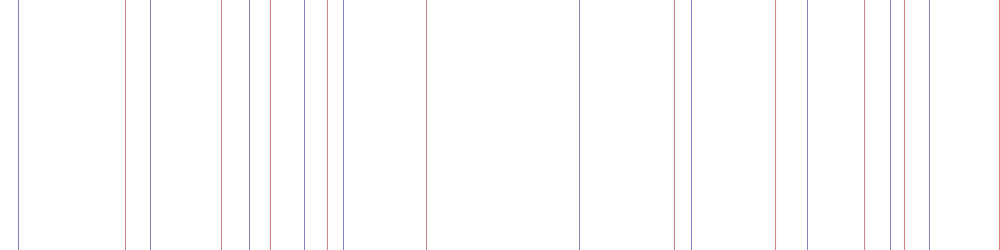
#> input picture segementation/ver.jpg, 2000 x 500 px (shown at 1/2 size)
$ python detect.py ../segementation/ver.jpg
#> lines starting #> are read from the running program, lines starting #| are printed output that depends on the picture
#!/usr/bin/python3
import sys
from PIL import Image
import os

#open all neccessary files
if len(sys.argv)!=2:
    print('Usage: ./detect.py imageName')
    sys.exit()
im = Image.open(sys.argv[1])
#> im is the input picture: PIL image 2000x500 RGB; mean R, G, B 253, 252.3, 252.7

def convTo28x28(img):
    width,height = img.size
    final = Image.new('L',(28,28),255)
    #if image is big convert to small enough image
    factor = 1
    if width>height:
        if width > 24:
            factor = 24/width
        newWidth = int(round(factor*width,0))
        newHeight = int(round(factor*height,0))
    elif height>=width:
        if height > 24:
            factor = 24/height
        newWidth = int(round(factor*width,0))
        newHeight = int(round(factor*height,0))
    smallIm = img.resize((newWidth,newHeight))
    #find center wrt image
    centerX = int(round(14 - (newWidth/2),0)+1)
    centerY = int(round(14 - (newHeight/2),0))
    #paste cropped image (28x) or (x28) on white 28x28 image at it's center
    final.paste(smallIm,(centerX,centerY))
    return final

#scan a single line, returns its sentence structure and appends image arrays to out
def scanLine(i,out,num):

    #set up gray,hor,ver images
    im = Image.open(i)
    gray = im.convert("L")
    ver = Image.new('RGB',im.size,(255,255,255))

    #create vertical boxes(filled,red) around words in ver.jpg
    vcheck = [0 for i in range(im.size[0])]
    for i in range(im.size[0]):
        for j in range(im.size[1]):
            if gray.getpixel((i,j))<225:
                if vcheck[i]==0:
                    vcheck[i]=1
                    for k in range(im.size[1]):
                        ver.putpixel( (i,k) , (255,0,0) )

    #create boundaries(black) in ver.jpg
    vbound = [0 for i in range(im.size[0])]
    mid = ver.size[1]/2
    for i in range(1,im.size[0]-1):
        if (ver.getpixel((i-1,mid))==(255,0,0) and ver.getpixel((i,mid))==(255,0,0) and ver.getpixel((i+1,mid))==(255,255,255)):
            vbound[i] = 1
        if (ver.getpixel((i-1,mid))==(255,255,255) and ver.getpixel((i,mid))==(255,0,0) and ver.getpixel((i+1,mid))==(255,0,0)):
            vbound[i] = 2
    #border cases
    #case 1 - touching left edge
    if ver.getpixel((0,mid))==(255,0,0):
        vbound[0]=2
    #case 2 - touching right edge
    if ver.getpixel((im.size[0]-1,mid))==(255,0,0):
        vbound[im.size[0]-1]=1
    #make changes to ver
    for i in range(im.size[0]):
        if vbound[i]==0:
            for j in range(im.size[1]):
                ver.putpixel( (i,j) , (255,255,255) )
        if vbound[i]==1:
            for j in range(im.size[1]):
                ver.putpixel( (i,j) , (255,0,0) )
        if vbound[i]==2:
            for j in range(im.size[1]):
                ver.putpixel( (i,j) , (0,0,255) )

    #create lists to identify start and end of words
    start = []
    end = []
    for i in range(len(vbound)):
        if vbound[i]==1:
            end.append(i)
        if vbound[i]==2:
            start.append(i)
    del vbound
    if len(start)!=len(end):
        print('incorrect border cases (start,end)')
        ver.show()
        sys.exit()

    #count number of words
    words = len(start)
    #make array to store space distances
    sdist=[]
    fstart = False
    fend = False
    #border case-1: touching left edge
    if start[0]!=0:
        sdist.append(start[0])
        fstart = True
    #general case
    for i in range(len(start)-1):
        sdist.append(start[i+1] - end[i])
    #border case-2: touching right edge
    if end[-1]!=im.size[0]-1:
        sdist.append(im.size[0]-1 - end[-1])
        fend = True

    #make array to store difference between consecutive spaces
    sdiff=[]
    ssort = sorted(sdist,reverse=True)
    for i in range(len(ssort)-1):
        sdiff.append(ssort[i] - ssort[i+1])
    #find wall(index) for max space difference
    m = max(sdiff)
    for i in range(len(ssort)-1):
        if ssort[i]-ssort[i+1]==m:
            wall = i+1
            break
    #count number of spaces through wall
    spaces = 0
    spPos=[]
    for i in range(len(sdist)):
        if sdist[i] > ssort[wall]:
            spaces+=1

    #disregerding cases where 0 spaces should be found
    av1 = sum( [ssort[i] for i in range(wall)] ) / wall
    av2 = sum( [ssort[i] for i in range(wall,len(ssort))] ) / (len(ssort)-wall)
    av3 = sum(ssort)/len(ssort)
    if av1 - av3 < 0.75*av3:
        spaces = 0

    #sentence formation
    sentence = []
    if spaces == 0:
        for i in range(len(start)):
            sentence.append(None)
    else:
        struct = []
        for i in range(len(sdist)):
            struct.append('w')
            struct.append(sdist[i])
        struct.append('w')
        if fstart == True:
            del struct[0]
        if fend == True:
            del struct[-1]
        for i in range(len(struct)):
            if struct[i]=='w':
                sentence.append(None)
            else:
                if struct[i] > ssort[wall]:
                    sentence.append(' ')

    #find horizontal lines per word
    up=[]
    down=[]
    for i in range(len(start)):
        flagUp = False
        flagDown = False
        for k in range(im.size[1]):
            for j in range(start[i],end[i]+1):
                if gray.getpixel((j,k)) <= 225:
                    flagUp = k
                if flagUp!=False:
                    break
            if flagUp!=False:
                break
        for k in reversed(range(im.size[1])):
            for j in range(start[i],end[i]+1):
                if gray.getpixel((j,k)) <= 225:
                    flagDown = k
                if flagDown!=False:
                    break
            if flagDown!=False:
                break
        up.append(flagUp)
        down.append(flagDown)

    #error checking
    if len(up)!=len(down):
        print('border error (up,dow)')
        sys.exit()
    if len(up)!=len(start):
        print('border error (up,start)')
        sys.exit()

    #add horizontal and vertical bars to gray.jpg
    #horizontal
    for i in range(len(up)):
        for k in range(start[i],end[i]):
            gray.putpixel((k,up[i]),0)
            gray.putpixel((k,down[i]),0)
    #vertical
    for i in range(len(start)):
        for k in range(up[i],down[i]):
            gray.putpixel((start[i],k),0)
            gray.putpixel((end[i],k),0)

    inp = []

    #add cropped images to crop
    for i in range(len(start)):
        #add temporary images
        temp = gray.crop((start[i],up[i],end[i]+1,down[i]+1))
        #add final images + create input array
        new = convTo28x28(temp)
        #create and add input
        inp.append([])
        for j in range(28):
            for k in range(28):
                inp[i].append(new.getpixel((k,j)))
        '''
        for j in range(28):
            for k in range(28):
                if new.getpixel((k,j))>=150/255:
                    print(' ',end='')
                else:
                    print('0',end='')
            print('')
        '''

    #save for viewing and debugging
    #name = 'final_' + str(num) + '_' + sys.argv[1]
    #gray.save(name)

    #input file
    for i in range(len(inp)):
        for j in range(len(inp[i])):
            out.write(str(inp[i][j])+' ')
        out.write('\n')
    return sentence

##-- MAIN --##

#open all neccessary files
im = Image.open(sys.argv[1])
g = im.convert("L")
hor = Image.new('RGB',im.size,(255,255,255))
#> hor: PIL image 2000x500 RGB; every value is 255

#detect rotation in image
#TODO

#create red blocks (red,horizontal)
for i in range(g.size[1]):
    check = False
    for j in range(g.size[0]):
        if g.getpixel((j,i)) < 225:
            check = True
            break
    if check == True:
        for k in range(g.size[0]):
            hor.putpixel((k,i),(255,0,0))
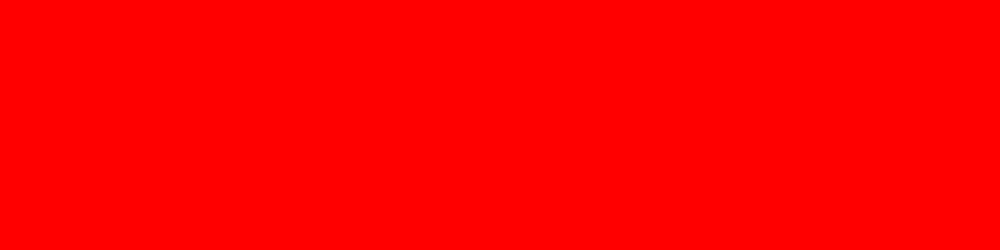
#> hor: PIL image 2000x500 RGB (shown at 1/2 size); mean R, G, B 255, 0, 0

#create boundaries(red) in hor.jpg
hbound = [0 for i in range(im.size[1])]
#> hbound = 500 values from 0 to 0
mid = hor.size[0]/2
#> mid = 1000
for i in range(1,im.size[1]-1):
    if hor.getpixel((mid,i-1))==(255,0,0) and hor.getpixel((mid,i))==(255,0,0) and hor.getpixel((mid,i+1))==(255,255,255):
        hbound[i] = 1
    if hor.getpixel((mid,i-1))==(255,255,255) and hor.getpixel((mid,i))==(255,0,0) and hor.getpixel((mid,i+1))==(255,0,0):
        hbound[i] = 2

#border cases
#case 1 - touching top edge
if hor.getpixel((mid,0))==(255,0,0):
    hbound[0] = 2
#case 2 - touching bottom edge
if hor.getpixel((mid,im.size[1]-1))==(255,0,0):
    hbound[im.size[1]-1] = 1

#make changes to hor
for i in range(im.size[1]):
    if hbound[i]==0:
        for j in range(im.size[0]):
            hor.putpixel( (j,i) , (255,255,255) )
    if hbound[i]==1:
        for j in range(im.size[0]):
            hor.putpixel( (j,i) , (255,0,0) )
    if hbound[i]==2:
        for j in range(im.size[0]):
            hor.putpixel( (j,i) , (0,0,255) )
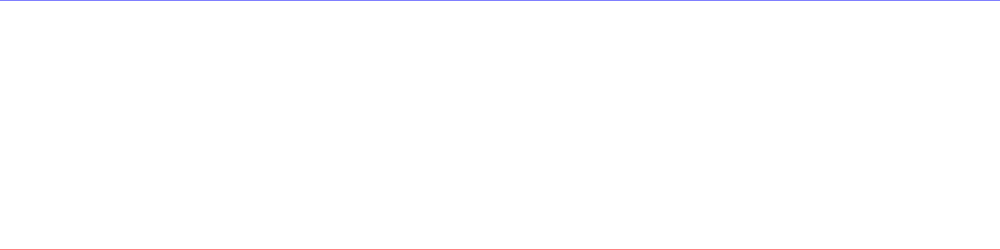
#> hor: PIL image 2000x500 RGB (shown at 1/2 size); mean R, G, B 254.5, 254, 254.5

#create lists to identify start and end of words
top = []
bottom = []
for i in range(len(hbound)):
    if hbound[i]==1:
        bottom.append(i)
    if hbound[i]==2:
        top.append(i)
#> after the loop, bottom = [499]; top = [0]
del hbound

if len(top)!=len(bottom):
    print('incorrect border cases(lines) (start,end)')
    hor.show()
    sys.exit()

numLines = len(top)
#> numLines = 1

'''
#add a directory with name of image and change to it
name = sys.argv[1].rstrip('.jpg') + '_temp'
path = os.getcwd()
newPath = path + '/' + name
if not os.path.exists(newPath):
    os.makedirs(newPath)
os.chdir(newPath)
'''

#open files to write text
out = open('t.txt','a')
out1 = open('s.txt','a')

#store final images
for i in range(len(top)):
    im_temp = im.crop((0,top[i],im.size[0],bottom[i]))
    nm = str(i) + '.jpg'
    im_temp.save(nm)
#> this loop made 1 pass
#> nm on pass 1: '0.jpg'

#store individual letters along with sentence
sentence = []
for i in range(len(top)):
    nm = str(i) + '.jpg'
    sentence.append(scanLine(nm,out,i))
#> in scanLine, `ver = Image.new('RGB',im.size,(255,255,255))`: ver: PIL image 2000x499 RGB; every value is 255
#> after the loop in scanLine, `for i in range(im.size[0]):`:
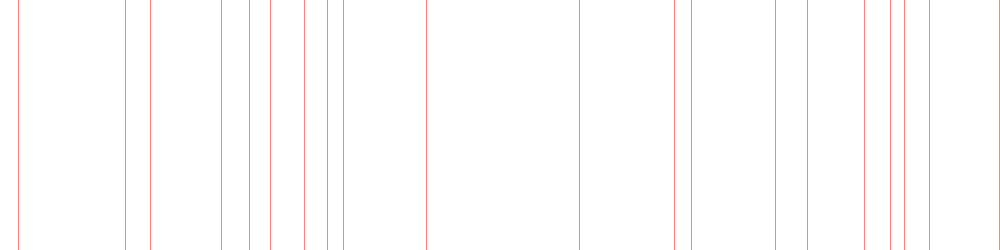
#> ver: PIL image 2000x499 RGB (shown at 1/2 size); mean R, G, B 255, 252.4, 252.4
#> after the loop in scanLine, `for i in range(im.size[0]):`: vcheck = 2000 values, max 1 at index 36, min 0 at index 0, mean 0.01
#> after the loop in scanLine, `for i in range(len(vbound)):`: end = [1999]; start = []
#> (the program exits here)

$ run again, with segementation/deskew.jpg copied over segementation/ver.jpg
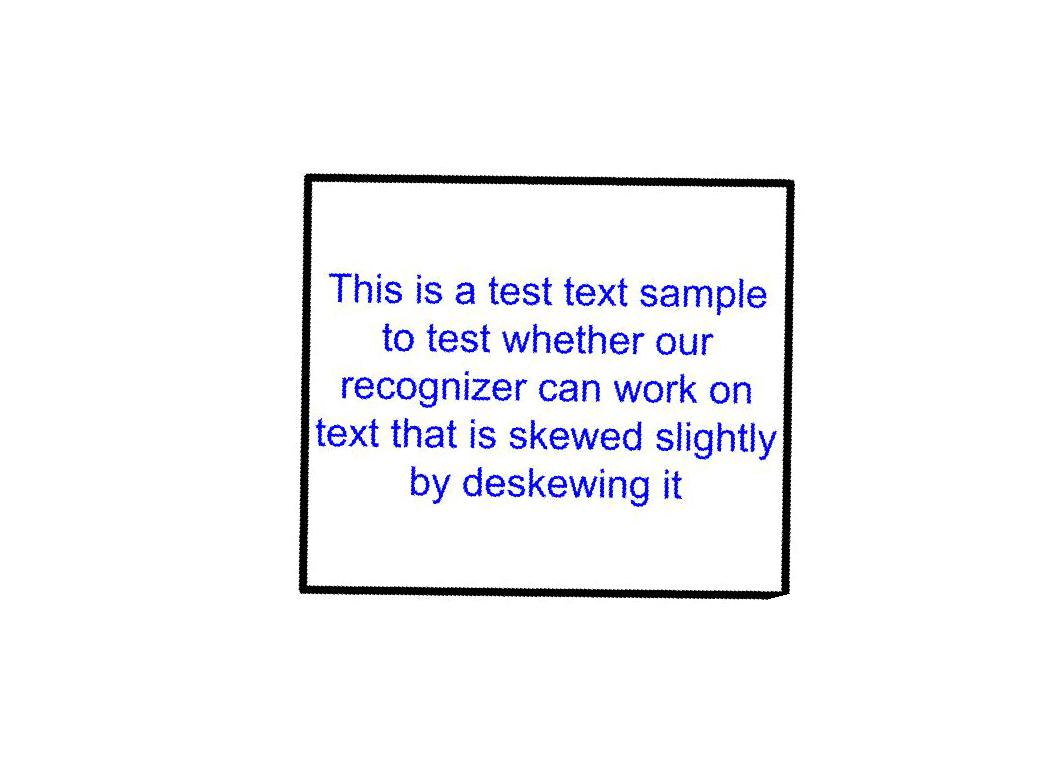
#> input picture segementation/deskew.jpg, 1064 x 762 px
#> im is the input picture: PIL image 1064x762 RGB; mean R, G, B 245.2, 245.3, 248.6
#> after the loop `for i in range(1,im.size[1]-1):`: hbound = 762 values, max 2 at index 173, min 0 at index 0, mean 0.00394
#> after the loop `for i in range(len(hbound)):`: bottom = [599]; top = [173]
#> numLines = 1
#> the loop `for i in range(len(top)):` made 1 pass
#> im: PIL image 1064x426 RGB
#> after the loop in scanLine, `for i in range(im.size[0]):`:
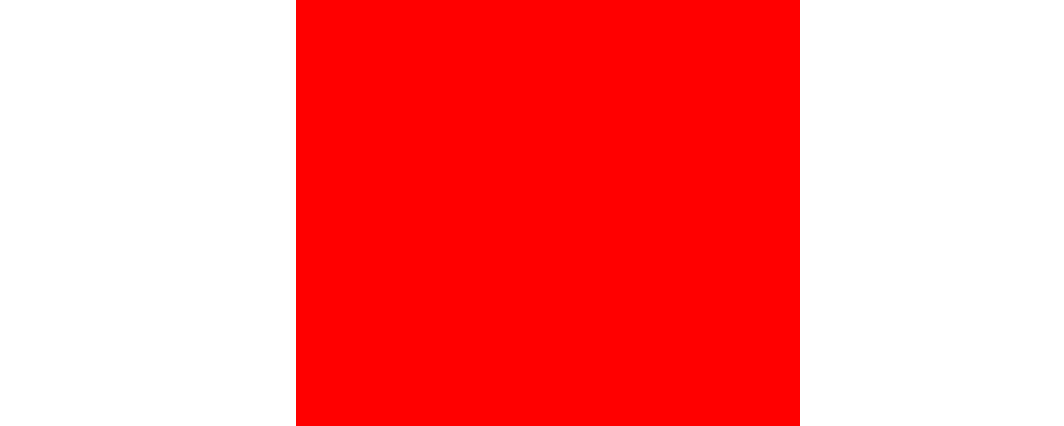
#> ver: PIL image 1064x426 RGB; mean R, G, B 255, 134.2, 134.2
#> after the loop in scanLine, `for i in range(im.size[0]):`: vcheck = 1064 values, max 1 at index 296, min 0 at index 0, mean 0.474
#> after the loop in scanLine, `for i in range(1,im.size[0]-1):`: vbound = 1064 values, max 2 at index 296, min 0 at index 0, mean 0.00282
#> after the loop in scanLine, `for i in range(len(vbound)):`: end = [799]; start = [296]
#> words = 1
#> after the loop in scanLine, `for i in range(len(start)-1):`: sdist = [296]
#> ssort = [296, 264]
#> the loop in scanLine, `for i in range(len(ssort)-1):` made 1 pass
#> after the loop in scanLine, `for i in range(len(ssort)-1):`: sdiff = [32]
#> m = 32
#> the loop in scanLine, `for i in range(len(ssort)-1):` made 1 pass
#> wall on pass 1: 1
#> the loop in scanLine, `for i in range(len(sdist)):` made 2 passes
#> after the loop in scanLine, `for i in range(len(sdist)):`: spaces = 1
#> av1 = 296
#> av2 = 264
#> av3 = 280
#> the loop in scanLine, `for i in range(len(start)):` made 1 pass
#> after the loop in scanLine, `for i in range(len(start)):`: sentence = 1 item
#> the loop in scanLine, `for i in range(len(start)):` made 1 pass
#> after the loop in scanLine, `for i in range(len(start)):`: down = [425]; up = [1]
#> the loop in scanLine, `for i in range(len(up)):` made 1 pass
#> the loop in scanLine, `for i in range(len(start)):` made 1 pass
#> pass 1, in scanLine, `new = convTo28x28(temp)`:
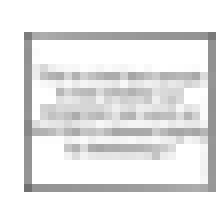
#> new: PIL image 28x28 L (shown 8 times larger); min 112, max 255, mean 232
#> after the loop in scanLine, `for i in range(len(start)):`: inp = 1 item
#> the loop in scanLine, `for i in range(len(inp)):` made 1 pass
#> the loop `for i in range(len(top)):` made 1 pass
#> the loop `for i in range(len(sentence)):` made 1 pass
